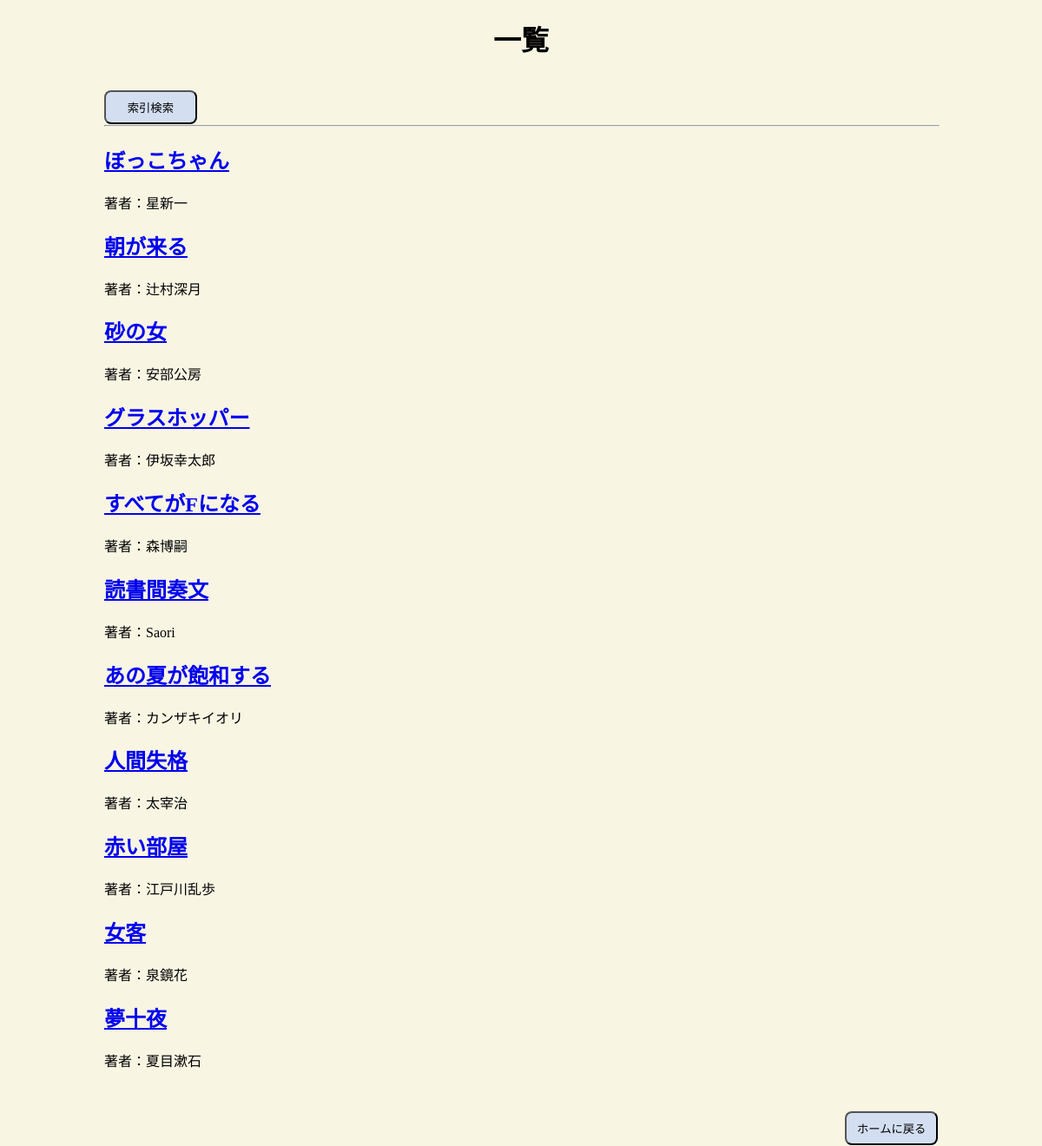
Page /list.php on the committed database.
### tables this page shows
CREATE TABLE `list` (
  `list_id` int(11) NOT NULL,
  `title` varchar(50) NOT NULL,
  `writer` varchar(50) NOT NULL,
  `impression` varchar(1000) NOT NULL
);

### list.php (the view)
<?php require 'header.php'; ?>
<body id="list">
<h1>一覧</h1>
<p class="list"><button onclick="location.href='contents-input.php'">索引検索</button></p><hr>
<?php
    $pdo=new PDO('mysql:host=localhost;dbname=xslive230801_chidori;charset=utf8','xslive230801_chi','livebusiness');
    foreach($pdo->query('SELECT*FROM list') as $row) {
        echo '<h2><a href="detail.php?title='.$row['title'].'">'.$row['title'].'</a></h2>';
        echo '<p>著者：'.$row['writer'].'</p>';
    }
?>
<p class="list_home"><button onclick="location.href='index.php'">ホームに戻る</button></p>
</body>
<? require 'footer.php'; ?>

### style.css (style rules this page uses)
body { background-color: #f8f5e3; }
p button { background-color: #D3DEF1; width: 8em; padding: 0.6em; border-radius: 8px; transition: .8s; position: relative; top: 15px; }
h1 { text-align: center; }
#list { width: 960px; margin-left: auto; margin-right: auto; }
hr { width: 960px; }
p.list_home { float: right; }

### rows in the picture
list: title "ぼっこちゃん", writer "星新一"
list: title "朝が来る", writer "辻村深月"
list: title "砂の女", writer "安部公房"
list: title "グラスホッパー", writer "伊坂幸太郎"
list: title "すべてがFになる", writer "森博嗣"
list: title "読書間奏文", writer "Saori"
list: title "あの夏が飽和する", writer "カンザキイオリ"
list: title "人間失格", writer "太宰治"
list: title "赤い部屋", writer "江戸川乱歩"
list: title "女客", writer "泉鏡花"
list: title "夢十夜", writer "夏目漱石"
